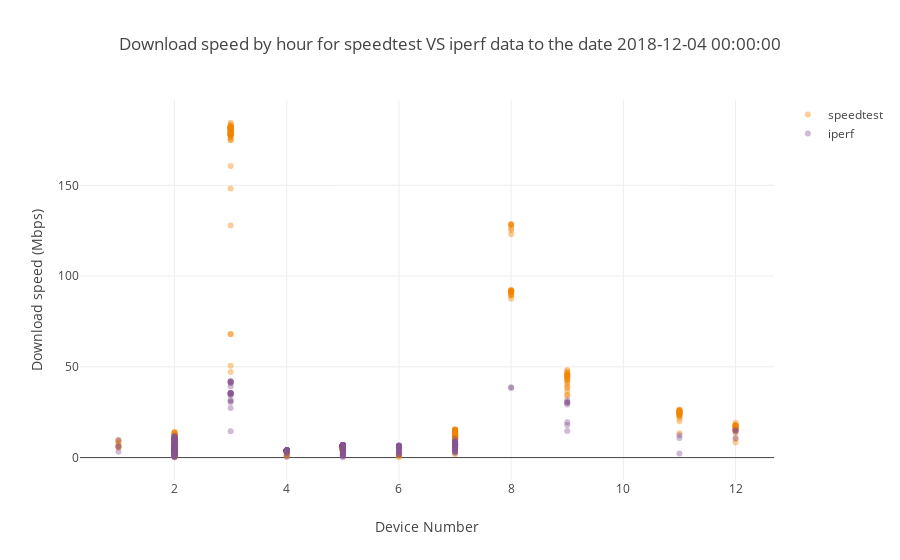

Notebook cell for this chart:
### Code cell
t="Download speed by hour for speedtest VS iperf data"+title_tail
scatterplot_2groups(title=t,dataframe1=download_df1,dataframe2=download_df2,
                    plot_value="DOWNLOAD",ytitle="Download speed (Mbps)")

### Figure 1 — Plotly figure (JSON) as saved in the notebook; plotly's stock layout.template omitted (floating-point values rounded to 4 significant figures; data arrays with more than 128 entries replaced by an {"elided": "..."} marker saying what was removed)
{"data": [{"marker": {"color": "#F38400", "opacity": 0.4}, "mode": "markers", "name": "speedtest", "type": "scatter", "uid": "0b937dd7-ed4e-4db8-8d53-af06b2d94bea", "x": {"elided": "883 int values"}, "y": {"elided": "883 float values"}}, {"marker": {"color": "#875692", "opacity": 0.4}, "mode": "markers", "name": "iperf", "type": "scatter", "uid": "2495aa05-5a25-4e72-afc2-9443f5c4b74c", "x": {"elided": "376 int values"}, "y": {"elided": "376 float values"}}], "layout": {"title": {"text": "Download speed by hour for speedtest VS iperf data to the date 2018-12-04 00:00:00"}, "xaxis": {"title": {"text": "Device Number"}}, "yaxis": {"title": {"text": "Download speed (Mbps)"}}}}
